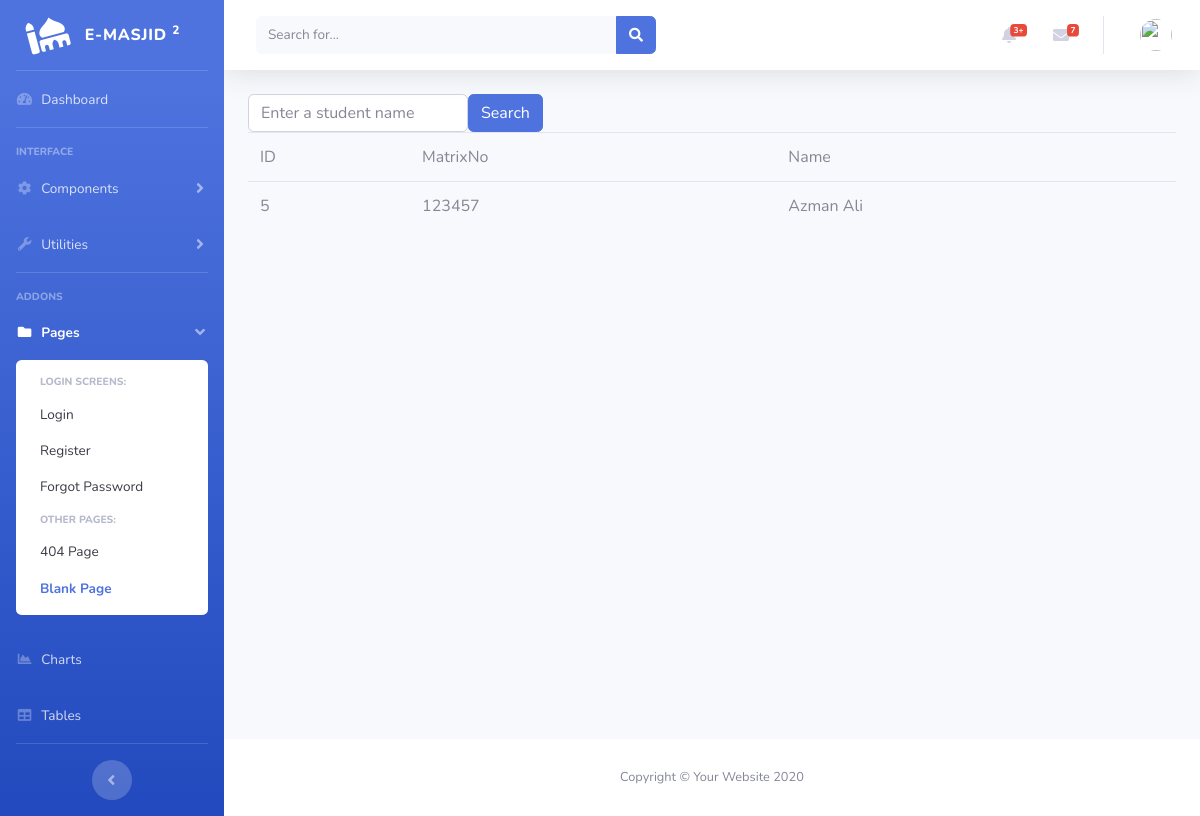
The app's page /search.php?keyword=Azman Ali with its own data.
### tables this page shows
CREATE TABLE IF NOT EXISTS `students` (
  `id` int(11) unsigned NOT NULL AUTO_INCREMENT,
  `matrixno` varchar(50) DEFAULT NULL,
  `name` varchar(50) DEFAULT NULL,
  `address` blob,
  `dob` date DEFAULT NULL,
  `programcode` varchar(6) DEFAULT NULL,
  PRIMARY KEY (`id`)
);

### search.php (the view)
<?php
	include ("header.template.php");
?>
<form class="form-inline">
	<input type="text" name="keyword"
	class="form-control"
	placeholder="Enter a student name">
	<button type="submit"
	class="btn btn-primary">Search</button>
</form>
<?php
	include "dbconnect.php";
	$keyword=$_GET['keyword'];
	$sql="SELECT id, name, matrixno
		 FROM students
		 WHERE name LIKE '%$keyword%'";
	$result = mysqli_query($conn, $sql);
	?>
	<table class="table">
		<tr>
			<td>ID</td>
			<td>MatrixNo</td>
			<td>Name</td>
		</tr>
	<?php
	if(mysqli_num_rows($result)>0){
		while ($row=mysqli_fetch_assoc(
			$result)){
			echo "<tr>";
			echo "<td> ".$row['id']."</td>";
			echo "<td> ".$row['matrixno']."</td>";
			echo "<td> ".$row['name']."</td>";
			echo "</tr>";
		}
	}
?>
</table>
<?php
	include ("footer.template.php");
?>

### records on screen
students: id "5", matrixno "123457", name "Azman Ali"
